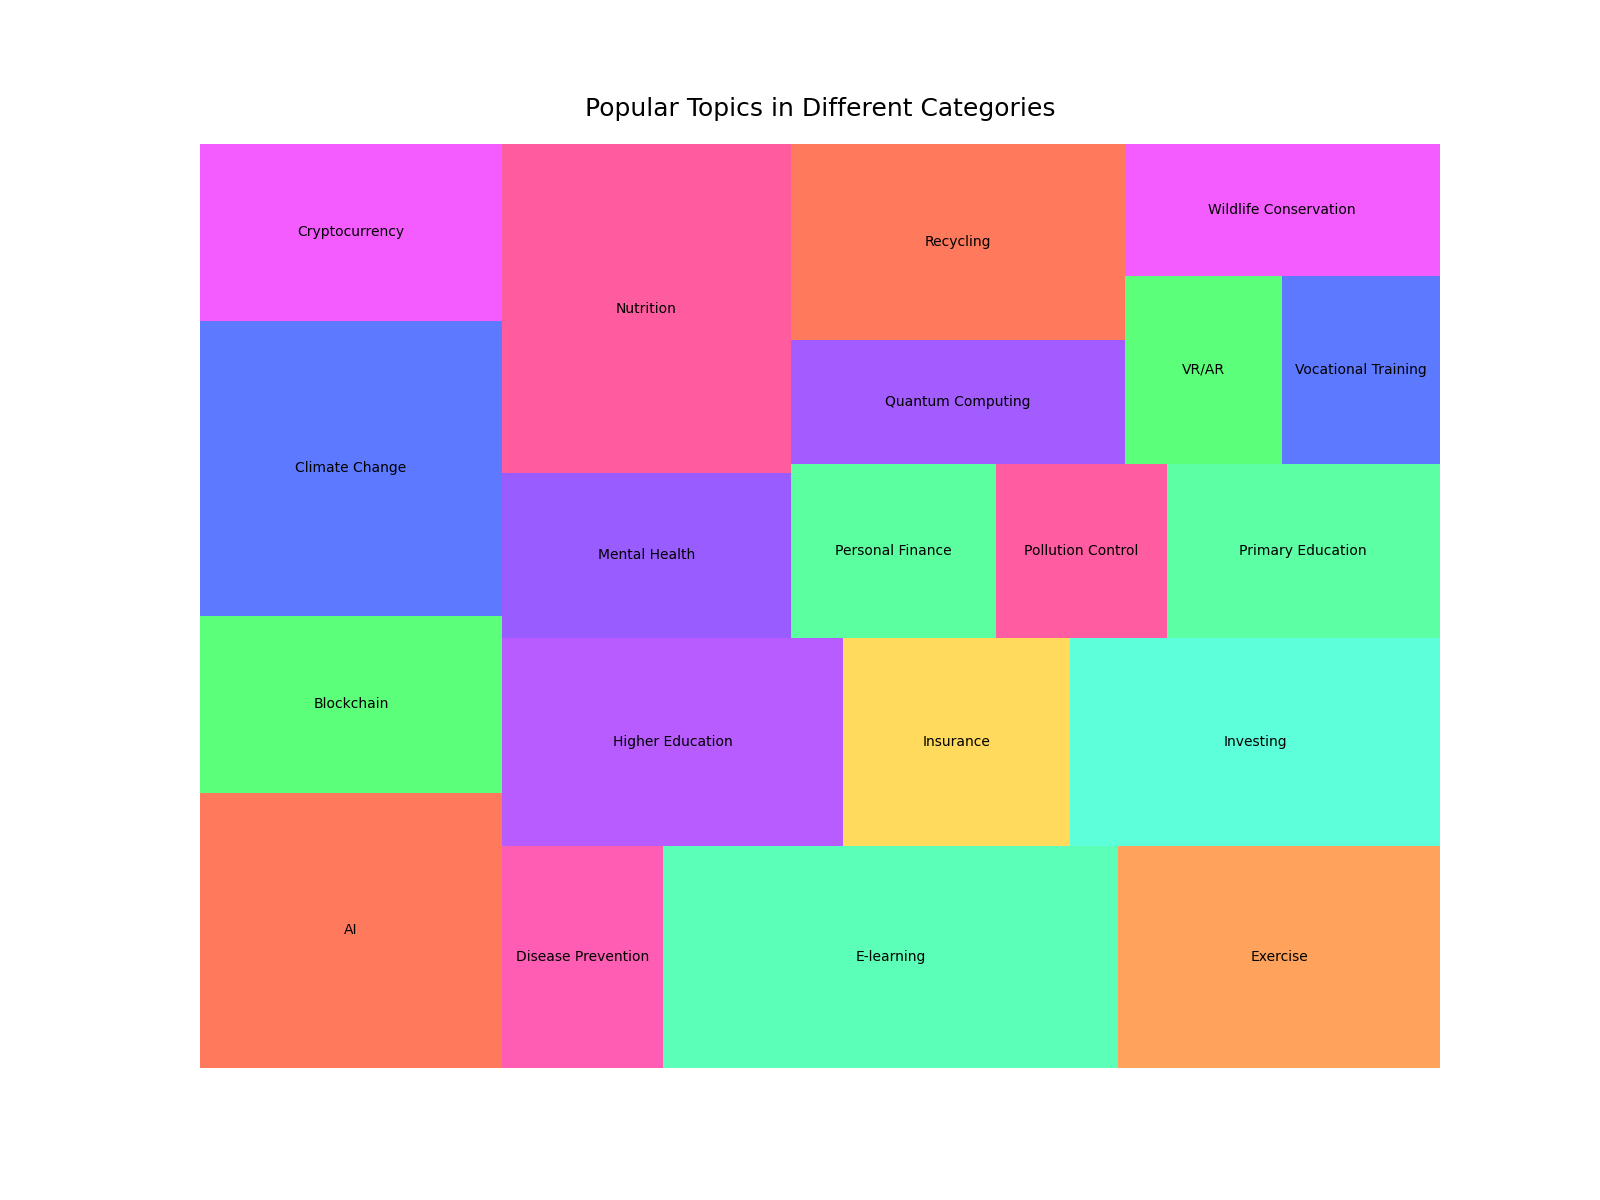

This chart was generated by the following Python code:

import matplotlib.pyplot as plt
import pandas as pd
import squarify

data = {
    "Category": ["Health", "Health", "Health", "Health",
                 "Technology", "Technology", "Technology", "Technology",
                 "Environment", "Environment", "Environment", "Environment",
                 "Finance", "Finance", "Finance", "Finance",
                 "Education", "Education", "Education", "Education"],
    "Subcategory": ["Nutrition", "Exercise", "Mental Health", "Disease Prevention",
                    "AI", "Blockchain", "Quantum Computing", "VR/AR",
                    "Climate Change", "Recycling", "Wildlife Conservation", "Pollution Control",
                    "Investing", "Cryptocurrency", "Insurance", "Personal Finance",
                    "E-learning", "Higher Education", "Primary Education", "Vocational Training"],
    "Value": [1600, 1200, 800, 600, 
              1400, 900, 700, 500, 
              1500, 1100, 700, 500, 
              1300, 900, 800, 600, 
              1700, 1200, 800, 500]
}

df = pd.DataFrame(data)
grouped_data = df.groupby("Subcategory").sum().reset_index()

colors = ["#FF5733", "#33FF57", "#3357FF", "#F333FF", "#FF33A1", "#33FFA5", "#FF8C33", "#A633FF", 
          "#FFD133", "#33FFD1", "#7F33FF", "#FF3388", "#33FF88", "#FF338A", "#33FF8C", "#8C33FF",
          "#FF5733", "#33FF57", "#3357FF", "#F333FF"]

plt.figure(figsize=(16, 12))
squarify.plot(sizes=grouped_data['Value'], label=grouped_data['Subcategory'], alpha=0.8, color=colors)
plt.title('Popular Topics in Different Categories', fontsize=18, pad=20)
plt.axis('off')
plt.show()
